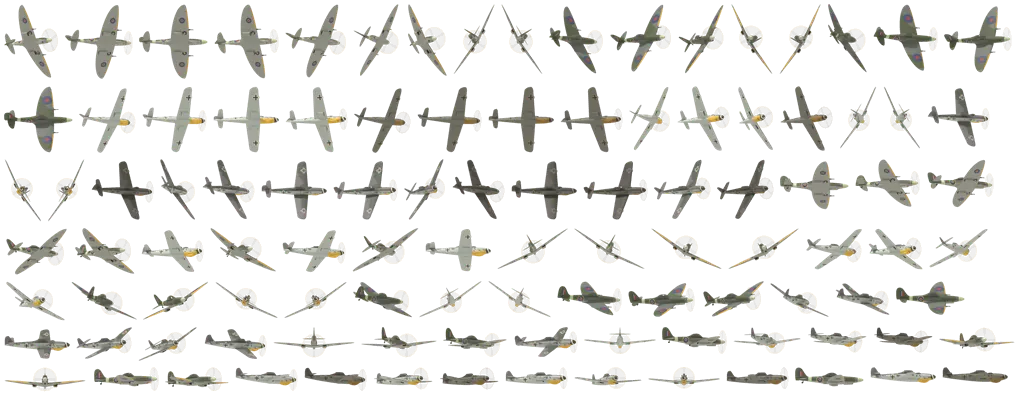
#> input picture assets/ui/keyart/fighters.webp, 1024 x 396 px
$ python -i pack_fighters.py   (imports and definitions only)
#> lines starting #> are read from the running program, lines starting #| are printed output that depends on the picture
#!/usr/bin/env python3
"""Pack the dogfight turntable (render.py ... turntable) into the main menu's fighter atlas:
assets/ui/keyart/fighters.webp + the generated layout src/ui/fighter-atlas.js, and a contact sheet.
Cells are halved (premultiplied Lanczos), hazed a little toward the menu stills' sky, trimmed and shelf-packed.
    python3 pack_fighters.py <outdir> [--sheet <jpg>] [--q 78] [--aq 60]
"""
import json, os, sys
import numpy as np
from PIL import Image, ImageDraw

ROOT = os.path.abspath(os.path.join(os.path.dirname(__file__), '..', '..', '..', '..'))
HAZE, HAZE_K, GAP, WIDTH, SCALE = (205, 200, 178), 0.14, 2, 1024, 0.4   # cells at 0.4x the render (7.2 px / m)
X_YAW, X_BANK = (-45.0, -22.5, 0.0, 22.5, 45.0), (-60.0, 0.0, 60.0)       # the hit 109's (smaller) set


def arg(name, default=None):
    return sys.argv[sys.argv.index(name) + 1] if name in sys.argv else default


def load(path):
    im = Image.open(path).convert('RGBA').convert('RGBa')
    im = im.resize((round(im.width * SCALE), round(im.height * SCALE)), Image.LANCZOS)
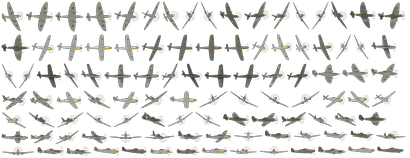
#> im: PIL image 410x158 RGBa; mean R, G, B, A 21.8, 21.5, 19.2, 41.8; transparent parts drawn white
    a = np.asarray(im).astype(np.float32)
    a[..., :3] = a[..., :3] * (1 - HAZE_K) + np.array(HAZE, np.float32) * HAZE_K * a[..., 3:] / 255
    im = Image.fromarray(np.clip(a + 0.5, 0, 255).astype(np.uint8), 'RGBa').convert('RGBA')
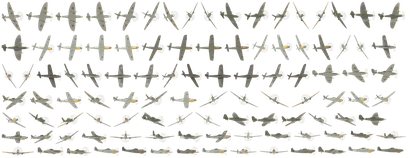
#> im: PIL image 410x158 RGBA; mean R, G, B, A 54.5, 53.3, 46.3, 41.8; transparent parts drawn white
    box = im.getchannel('A').point(lambda v: 255 if v > 3 else 0).getbbox()
#> box = (1, 1, 406, 157)
    x0, y0 = max(0, box[0] - GAP), max(0, box[1] - GAP)
#> x0 = 0; y0 = 0
    return im.crop((x0, y0, min(im.width, box[2] + GAP), min(im.height, box[3] + GAP))), (x0, y0)


# [65 lines left out: function main, not called in this run]


# [2 lines not run here, left out]

>>> result = load('../../../../assets/ui/keyart/fighters.webp')
